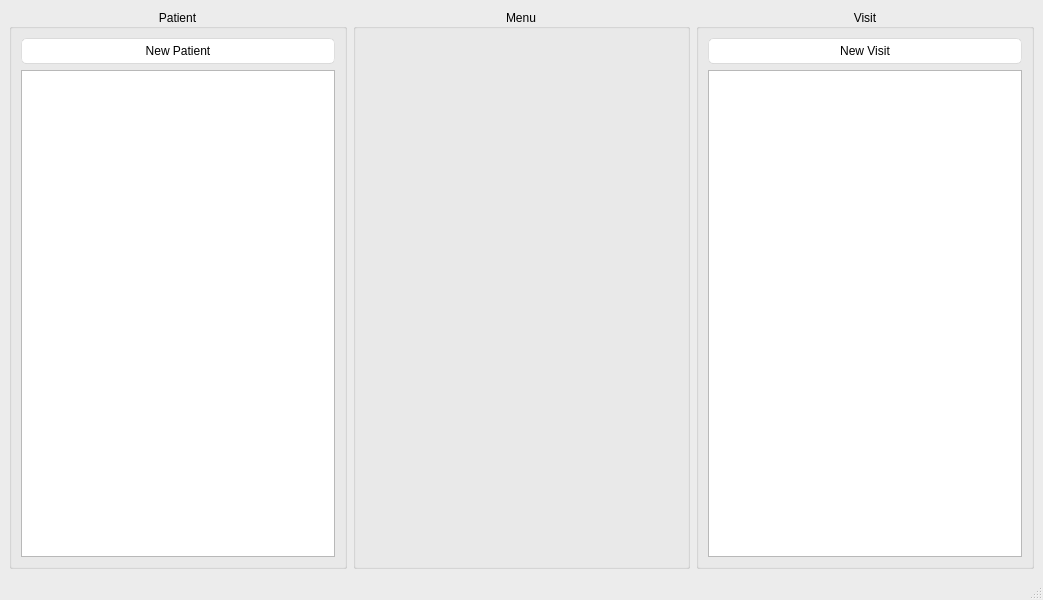
<?xml version="1.0" encoding="UTF-8"?>
<ui version="4.0">
 <class>MainWindow</class>
 <widget class="QMainWindow" name="MainWindow">
  <property name="geometry">
   <rect>
    <x>0</x>
    <y>0</y>
    <width>1043</width>
    <height>600</height>
   </rect>
  </property>
  <property name="windowTitle">
   <string>MainWindow</string>
  </property>
  <property name="styleSheet">
   <string notr="true">QMainWindow {
	background-color:#ececec;
}
QTextEdit {
	border-width: 1px;
	border-style: solid;
	border-color: qlineargradient(spread:pad, x1:0.5, y1:1, x2:0.5, y2:0, stop:0 rgba(0, 113, 255, 255), stop:1 rgba(91, 171, 252, 255));
}
QPlainTextEdit {
	border-width: 1px;
	border-style: solid;
	border-color: qlineargradient(spread:pad, x1:0.5, y1:1, x2:0.5, y2:0, stop:0 rgba(0, 113, 255, 255), stop:1 rgba(91, 171, 252, 255));
}
QToolButton {
	border-style: solid;
	border-top-color: qlineargradient(spread:pad, x1:0.5, y1:1, x2:0.5, y2:0, stop:0 rgb(215, 215, 215), stop:1 rgb(222, 222, 222));
	border-right-color: qlineargradient(spread:pad, x1:0, y1:0.5, x2:1, y2:0.5, stop:0 rgb(217, 217, 217), stop:1 rgb(227, 227, 227));
	border-left-color: qlineargradient(spread:pad, x1:0, y1:0.5, x2:1, y2:0.5, stop:0 rgb(227, 227, 227), stop:1 rgb(217, 217, 217));
	border-bottom-color: qlineargradient(spread:pad, x1:0.5, y1:1, x2:0.5, y2:0, stop:0 rgb(215, 215, 215), stop:1 rgb(222, 222, 222));
	border-width: 1px;
	border-radius: 5px;
	color: rgb(0,0,0);
	padding: 2px;
	background-color: rgb(255,255,255);
}
QToolButton:hover{
	border-style: solid;
	border-top-color: qlineargradient(spread:pad, x1:0.5, y1:1, x2:0.5, y2:0, stop:0 rgb(195, 195, 195), stop:1 rgb(222, 222, 222));
	border-right-color: qlineargradient(spread:pad, x1:0, y1:0.5, x2:1, y2:0.5, stop:0 rgb(197, 197, 197), stop:1 rgb(227, 227, 227));
	border-left-color: qlineargradient(spread:pad, x1:0, y1:0.5, x2:1, y2:0.5, stop:0 rgb(227, 227, 227), stop:1 rgb(197, 197, 197));
	border-bottom-color: qlineargradient(spread:pad, x1:0.5, y1:1, x2:0.5, y2:0, stop:0 rgb(195, 195, 195), stop:1 rgb(222, 222, 222));
	border-width: 1px;
	border-radius: 5px;
	color: rgb(0,0,0);
	padding: 2px;
	background-color: rgb(255,255,255);
}
QToolButton:pressed{
	border-style: solid;
	border-top-color: qlineargradient(spread:pad, x1:0.5, y1:1, x2:0.5, y2:0, stop:0 rgb(215, 215, 215), stop:1 rgb(222, 222, 222));
	border-right-color: qlineargradient(spread:pad, x1:0, y1:0.5, x2:1, y2:0.5, stop:0 rgb(217, 217, 217), stop:1 rgb(227, 227, 227));
	border-left-color: qlineargradient(spread:pad, x1:0, y1:0.5, x2:1, y2:0.5, stop:0 rgb(227, 227, 227), stop:1 rgb(217, 217, 217));
	border-bottom-color: qlineargradient(spread:pad, x1:0.5, y1:1, x2:0.5, y2:0, stop:0 rgb(215, 215, 215), stop:1 rgb(222, 222, 222));
	border-width: 1px;
	border-radius: 5px;
	color: rgb(0,0,0);
	padding: 2px;
	background-color: rgb(142,142,142);
}
QPushButton{
	border-style: solid;
	border-top-color: qlineargradient(spread:pad, x1:0.5, y1:1, x2:0.5, y2:0, stop:0 rgb(215, 215, 215), stop:1 rgb(222, 222, 222));
	border-right-color: qlineargradient(spread:pad, x1:0, y1:0.5, x2:1, y2:0.5, stop:0 rgb(217, 217, 217), stop:1 rgb(227, 227, 227));
	border-left-color: qlineargradient(spread:pad, x1:0, y1:0.5, x2:1, y2:0.5, stop:0 rgb(227, 227, 227), stop:1 rgb(217, 217, 217));
	border-bottom-color: qlineargradient(spread:pad, x1:0.5, y1:1, x2:0.5, y2:0, stop:0 rgb(215, 215, 215), stop:1 rgb(222, 222, 222));
	border-width: 1px;
	border-radius: 5px;
	color: rgb(0,0,0);
	padding: 5px 10px;
	background-color: rgb(255,255,255);
}
QPushButton::default{
	border-style: solid;
	border-top-color: qlineargradient(spread:pad, x1:0.5, y1:1, x2:0.5, y2:0, stop:0 rgb(215, 215, 215), stop:1 rgb(222, 222, 222));
	border-right-color: qlineargradient(spread:pad, x1:0, y1:0.5, x2:1, y2:0.5, stop:0 rgb(217, 217, 217), stop:1 rgb(227, 227, 227));
	border-left-color: qlineargradient(spread:pad, x1:0, y1:0.5, x2:1, y2:0.5, stop:0 rgb(227, 227, 227), stop:1 rgb(217, 217, 217));
	border-bottom-color: qlineargradient(spread:pad, x1:0.5, y1:1, x2:0.5, y2:0, stop:0 rgb(215, 215, 215), stop:1 rgb(222, 222, 222));
	border-width: 1px;
	border-radius: 5px;
	color: rgb(0,0,0);
	padding: 2px;
	background-color: rgb(255,255,255);
}
QPushButton:hover{
	border-style: solid;
	border-top-color: qlineargradient(spread:pad, x1:0.5, y1:1, x2:0.5, y2:0, stop:0 rgb(195, 195, 195), stop:1 rgb(222, 222, 222));
	border-right-color: qlineargradient(spread:pad, x1:0, y1:0.5, x2:1, y2:0.5, stop:0 rgb(197, 197, 197), stop:1 rgb(227, 227, 227));
	border-left-color: qlineargradient(spread:pad, x1:0, y1:0.5, x2:1, y2:0.5, stop:0 rgb(227, 227, 227), stop:1 rgb(197, 197, 197));
	border-bottom-color: qlineargradient(spread:pad, x1:0.5, y1:1, x2:0.5, y2:0, stop:0 rgb(195, 195, 195), stop:1 rgb(222, 222, 222));
	border-width: 1px;
	border-radius: 5px;
	color: rgb(0,0,0);
	padding: 2px;
	background-color: rgb(255,255,255);
}
QPushButton:pressed{
	border-style: solid;
	border-top-color: qlineargradient(spread:pad, x1:0.5, y1:1, x2:0.5, y2:0, stop:0 rgb(215, 215, 215), stop:1 rgb(222, 222, 222));
	border-right-color: qlineargradient(spread:pad, x1:0, y1:0.5, x2:1, y2:0.5, stop:0 rgb(217, 217, 217), stop:1 rgb(227, 227, 227));
	border-left-color: qlineargradient(spread:pad, x1:0, y1:0.5, x2:1, y2:0.5, stop:0 rgb(227, 227, 227), stop:1 rgb(217, 217, 217));
	border-bottom-color: qlineargradient(spread:pad, x1:0.5, y1:1, x2:0.5, y2:0, stop:0 rgb(215, 215, 215), stop:1 rgb(222, 222, 222));
	border-width: 1px;
	border-radius: 5px;
	color: rgb(0,0,0);
	padding: 2px;
	background-color: rgb(142,142,142);
}
QPushButton:disabled{
	border-style: solid;
	border-top-color: qlineargradient(spread:pad, x1:0.5, y1:1, x2:0.5, y2:0, stop:0 rgb(215, 215, 215), stop:1 rgb(222, 222, 222));
	border-right-color: qlineargradient(spread:pad, x1:0, y1:0.5, x2:1, y2:0.5, stop:0 rgb(217, 217, 217), stop:1 rgb(227, 227, 227));
	border-left-color: qlineargradient(spread:pad, x1:0, y1:0.5, x2:1, y2:0.5, stop:0 rgb(227, 227, 227), stop:1 rgb(217, 217, 217));
	border-bottom-color: qlineargradient(spread:pad, x1:0.5, y1:1, x2:0.5, y2:0, stop:0 rgb(215, 215, 215), stop:1 rgb(222, 222, 222));
	border-width: 1px;
	border-radius: 5px;
	color: #808086;
	padding: 2px;
	background-color: rgb(142,142,142);
}
QLineEdit {
	border-width: 1px; border-radius: 4px;
	border-style: solid;
	border-color: qlineargradient(spread:pad, x1:0.5, y1:1, x2:0.5, y2:0, stop:0 rgba(0, 113, 255, 255), stop:1 rgba(91, 171, 252, 255));
}
QLabel {
	color: #000000;
}
QLCDNumber {
	color: rgb(0, 113, 255, 255);
}
QProgressBar {
	text-align: center;
	color: rgb(240, 240, 240);
	border-width: 1px; 
	border-radius: 10px;
	border-color: rgb(230, 230, 230);
	border-style: solid;
	background-color:rgb(207,207,207);
}
QProgressBar::chunk {
	background-color: qlineargradient(spread:pad, x1:0.5, y1:1, x2:0.5, y2:0, stop:0 rgba(49, 147, 250, 255), stop:1 rgba(34, 142, 255, 255));
	border-radius: 10px;
}
QMenuBar {
	background-color: qlineargradient(spread:pad, x1:0.5, y1:1, x2:0.5, y2:0, stop:0 rgba(207, 209, 207, 255), stop:1 rgba(230, 229, 230, 255));
}
QMenuBar::item {
	color: #000000;
  	spacing: 3px;
  	padding: 1px 4px;
	background-color: qlineargradient(spread:pad, x1:0.5, y1:1, x2:0.5, y2:0, stop:0 rgba(207, 209, 207, 255), stop:1 rgba(230, 229, 230, 255));
}

QMenuBar::item:selected {
  	background-color: qlineargradient(spread:pad, x1:0.5, y1:1, x2:0.5, y2:0, stop:0 rgba(0, 113, 255, 255), stop:1 rgba(91, 171, 252, 255));
	color: #FFFFFF;
}
QMenu::item:selected {
	border-style: solid;
	border-top-color: transparent;
	border-right-color: transparent;
	border-left-color: qlineargradient(spread:pad, x1:0.5, y1:1, x2:0.5, y2:0, stop:0 rgba(0, 113, 255, 255), stop:1 rgba(91, 171, 252, 255));
	border-bottom-color: transparent;
	border-left-width: 2px;
	color: #000000;
	padding-left:15px;
	padding-top:4px;
	padding-bottom:4px;
	padding-right:7px;
}
QMenu::item {
	border-style: solid;
	border-top-color: transparent;
	border-right-color: transparent;
	border-left-color: transparent;
	border-bottom-color: transparent;
	border-bottom-width: 1px;
	color: #000000;
	padding-left:17px;
	padding-top:4px;
	padding-bottom:4px;
	padding-right:7px;
}
QTabWidget {
	color:rgb(0,0,0);
	background-color:#000000;
}
QTabWidget::pane {
		border-color: rgb(223,223,223);
		background-color:rgb(226,226,226);
		border-style: solid;
		border-width: 2px;
    	border-radius: 6px;
}
QTabBar::tab:first {
	border-style: solid;
	border-left-width:1px;
	border-right-width:0px;
	border-top-width:1px;
	border-bottom-width:1px;
	border-top-color: rgb(209,209,209);
	border-left-color: qlineargradient(spread:pad, x1:0.5, y1:1, x2:0.5, y2:0, stop:0 rgba(209, 209, 209, 209), stop:1 rgba(229, 229, 229, 229));
	border-bottom-color: rgb(229,229,229);
	border-top-left-radius: 4px;
	border-bottom-left-radius: 4px;
	color: #000000;
	padding: 3px;
	margin-left:0px;
	background-color: qlineargradient(spread:pad, x1:0.5, y1:1, x2:0.5, y2:0, stop:0 rgba(247, 247, 247, 255), stop:1 rgba(255, 255, 255, 255));
}
QTabBar::tab:last {
	border-style: solid;
	border-width:1px;
	border-top-color: rgb(209,209,209);
	border-left-color: qlineargradient(spread:pad, x1:0.5, y1:1, x2:0.5, y2:0, stop:0 rgba(209, 209, 209, 209), stop:1 rgba(229, 229, 229, 229));
	border-right-color: qlineargradient(spread:pad, x1:0.5, y1:1, x2:0.5, y2:0, stop:0 rgba(209, 209, 209, 209), stop:1 rgba(229, 229, 229, 229));
	border-bottom-color: rgb(229,229,229);
	border-top-right-radius: 4px;
	border-bottom-right-radius: 4px;
	color: #000000;
	padding: 3px;
	margin-left:0px;
	background-color: qlineargradient(spread:pad, x1:0.5, y1:1, x2:0.5, y2:0, stop:0 rgba(247, 247, 247, 255), stop:1 rgba(255, 255, 255, 255));
}
QTabBar::tab {
	border-style: solid;
	border-top-width:1px;
	border-bottom-width:1px;
	border-left-width:1px;
	border-top-color: rgb(209,209,209);
	border-left-color: qlineargradient(spread:pad, x1:0.5, y1:1, x2:0.5, y2:0, stop:0 rgba(209, 209, 209, 209), stop:1 rgba(229, 229, 229, 229));
	border-bottom-color: rgb(229,229,229);
	color: #000000;
	padding: 3px;
	margin-left:0px;
	background-color: qlineargradient(spread:pad, x1:0.5, y1:1, x2:0.5, y2:0, stop:0 rgba(247, 247, 247, 255), stop:1 rgba(255, 255, 255, 255));
}
QTabBar::tab:selected, QTabBar::tab:last:selected, QTabBar::tab:hover {
  	border-style: solid;
  	border-left-width:1px;
	border-right-color: transparent;
	border-top-color: rgb(209,209,209);
	border-left-color: qlineargradient(spread:pad, x1:0.5, y1:1, x2:0.5, y2:0, stop:0 rgba(209, 209, 209, 209), stop:1 rgba(229, 229, 229, 229));
	border-bottom-color: rgb(229,229,229);
	color: #FFFFFF;
	padding: 3px;
	margin-left:0px;
	background-color: qlineargradient(spread:pad, x1:0.5, y1:1, x2:0.5, y2:0, stop:0 rgba(0, 113, 255, 255), stop:1 rgba(91, 171, 252, 255));
}

QTabBar::tab:selected, QTabBar::tab:first:selected, QTabBar::tab:hover {
  	border-style: solid;
  	border-left-width:1px;
  	border-bottom-width:1px;
  	border-top-width:1px;
	border-right-color: transparent;
	border-top-color: rgb(209,209,209);
	border-left-color: qlineargradient(spread:pad, x1:0.5, y1:1, x2:0.5, y2:0, stop:0 rgba(209, 209, 209, 209), stop:1 rgba(229, 229, 229, 229));
	border-bottom-color: rgb(229,229,229);
	color: #FFFFFF;
	padding: 3px;
	margin-left:0px;
	background-color: qlineargradient(spread:pad, x1:0.5, y1:1, x2:0.5, y2:0, stop:0 rgba(0, 113, 255, 255), stop:1 rgba(91, 171, 252, 255));
}

QCheckBox {
	color: #000000;
	padding: 2px;
}
QCheckBox:disabled {
	color: #808086;
	padding: 2px;
}

QCheckBox:hover {
	border-radius:4px;
	border-style:solid;
	padding-left: 1px;
	padding-right: 1px;
	padding-bottom: 1px;
	padding-top: 1px;
	border-width:1px;
	border-color: transparent;
}
QCheckBox::indicator:checked {

	height: 10px;
	width: 10px;
	border-style:solid;
	border-width: 1px;
	border-color: qlineargradient(spread:pad, x1:0.5, y1:1, x2:0.5, y2:0, stop:0 rgba(0, 113, 255, 255), stop:1 rgba(91, 171, 252, 255));
	color: #000000;
	background-color: qlineargradient(spread:pad, x1:0.5, y1:1, x2:0.5, y2:0, stop:0 rgba(0, 113, 255, 255), stop:1 rgba(91, 171, 252, 255));
}
QCheckBox::indicator:unchecked {

	height: 10px;
	width: 10px;
	border-style:solid;
	border-width: 1px;
	border-color: qlineargradient(spread:pad, x1:0.5, y1:1, x2:0.5, y2:0, stop:0 rgba(0, 113, 255, 255), stop:1 rgba(91, 171, 252, 255));
	color: #000000;
}
QRadioButton {
	color: 000000;
	padding: 1px;
}
QRadioButton::indicator:checked {
	height: 10px;
	width: 10px;
	border-style:solid;
	border-radius:5px;
	border-width: 1px;
	border-color: qlineargradient(spread:pad, x1:0.5, y1:1, x2:0.5, y2:0, stop:0 rgba(0, 113, 255, 255), stop:1 rgba(91, 171, 252, 255));
	color: #a9b7c6;
	background-color: qlineargradient(spread:pad, x1:0.5, y1:1, x2:0.5, y2:0, stop:0 rgba(0, 113, 255, 255), stop:1 rgba(91, 171, 252, 255));
}
QRadioButton::indicator:!checked {
	height: 10px;
	width: 10px;
	border-style:solid;
	border-radius:5px;
	border-width: 1px;
	border-color: qlineargradient(spread:pad, x1:0.5, y1:1, x2:0.5, y2:0, stop:0 rgba(0, 113, 255, 255), stop:1 rgba(91, 171, 252, 255));
	color: #a9b7c6;
	background-color: transparent;
}
QStatusBar {
	color:#027f7f;
}
QSpinBox {
	border-style: solid;
	border-width: 1px;
	border-color: qlineargradient(spread:pad, x1:0.5, y1:1, x2:0.5, y2:0, stop:0 rgba(0, 113, 255, 255), stop:1 rgba(91, 171, 252, 255));
}
QDoubleSpinBox {
	border-style: solid;
	border-width: 1px;
	border-color: qlineargradient(spread:pad, x1:0.5, y1:1, x2:0.5, y2:0, stop:0 rgba(0, 113, 255, 255), stop:1 rgba(91, 171, 252, 255));
}
QTimeEdit {
	border-style: solid;
	border-width: 1px;
	border-color: qlineargradient(spread:pad, x1:0.5, y1:1, x2:0.5, y2:0, stop:0 rgba(0, 113, 255, 255), stop:1 rgba(91, 171, 252, 255));
}
QDateTimeEdit {
	border-style: solid;
	border-width: 1px;
	border-color: qlineargradient(spread:pad, x1:0.5, y1:1, x2:0.5, y2:0, stop:0 rgba(0, 113, 255, 255), stop:1 rgba(91, 171, 252, 255));
}
QDateEdit {
	border-style: solid;
	border-width: 1px;
	border-color: qlineargradient(spread:pad, x1:0.5, y1:1, x2:0.5, y2:0, stop:0 rgba(0, 113, 255, 255), stop:1 rgba(91, 171, 252, 255));
}

QToolBox {
	color: #a9b7c6;
	background-color:#000000;
}
QToolBox::tab {
	color: #a9b7c6;
	background-color:#000000;
}
QToolBox::tab:selected {
	color: #FFFFFF;
	background-color:#000000;
}
QScrollArea {
	color: #FFFFFF;
	background-color:#000000;
}
QSlider::groove:horizontal {
	height: 5px;
	background-color: qlineargradient(spread:pad, x1:0.5, y1:1, x2:0.5, y2:0, stop:0 rgba(49, 147, 250, 255), stop:1 rgba(34, 142, 255, 255));
}
QSlider::groove:vertical {
	width: 5px;
	background-color: qlineargradient(spread:pad, x1:0.5, y1:1, x2:0.5, y2:0, stop:0 rgba(49, 147, 250, 255), stop:1 rgba(34, 142, 255, 255));
}
QSlider::handle:horizontal {
	background: rgb(253,253,253);
	border-style: solid;
	border-width: 1px;
	border-color: rgb(207,207,207);
	width: 12px;
	margin: -5px 0;
	border-radius: 7px;
}
QSlider::handle:vertical {
	background: rgb(253,253,253);
	border-style: solid;
	border-width: 1px;
	border-color: rgb(207,207,207);
	height: 12px;
	margin: 0 -5px;
	border-radius: 7px;
}
QSlider::add-page:horizontal {
    background: rgb(181,181,181);
}
QSlider::add-page:vertical {
    background: rgb(181,181,181);
}
QSlider::sub-page:horizontal {
    background-color: qlineargradient(spread:pad, x1:0.5, y1:1, x2:0.5, y2:0, stop:0 rgba(49, 147, 250, 255), stop:1 rgba(34, 142, 255, 255));
}
QSlider::sub-page:vertical {
    background-color: qlineargradient(spread:pad, y1:0.5, x1:1, y2:0.5, x2:0, stop:0 rgba(49, 147, 250, 255), stop:1 rgba(34, 142, 255, 255));
}
QScrollBar:horizontal {
	max-height: 20px;
	border: 1px transparent grey;
	margin: 0px 20px 0px 20px;
}
QScrollBar:vertical {
	max-width: 20px;
	border: 1px transparent grey;
	margin: 20px 0px 20px 0px;
}
QScrollBar::handle:horizontal {
	background: rgb(253,253,253);
	border-style: solid;
	border-width: 1px;
	border-color: rgb(207,207,207);
	border-radius: 7px;
	min-width: 25px;
}
QScrollBar::handle:horizontal:hover {
	background: rgb(253,253,253);
	border-style: solid;
	border-width: 1px;
	border-color: rgb(147, 200, 200);
	border-radius: 7px;
	min-width: 25px;
}
QScrollBar::handle:vertical {
	background: rgb(253,253,253);
	border-style: solid;
	border-width: 1px;
	border-color: rgb(207,207,207);
	border-radius: 7px;
	min-height: 25px;
}
QScrollBar::handle:vertical:hover {
	background: rgb(253,253,253);
	border-style: solid;
	border-width: 1px;
	border-color: rgb(147, 200, 200);
	border-radius: 7px;
	min-height: 25px;
}
QScrollBar::add-line:horizontal {
   border: 2px transparent grey;
   border-top-right-radius: 7px;
   border-bottom-right-radius: 7px;
   background: rgba(34, 142, 255, 255);
   width: 20px;
   subcontrol-position: right;
   subcontrol-origin: margin;
}
QScrollBar::add-line:horizontal:pressed {
   border: 2px transparent grey;
   border-top-right-radius: 7px;
   border-bottom-right-radius: 7px;
   background: rgb(181,181,181);
   width: 20px;
   subcontrol-position: right;
   subcontrol-origin: margin;
}
QScrollBar::add-line:vertical {
   border: 2px transparent grey;
   border-bottom-left-radius: 7px;
   border-bottom-right-radius: 7px;
   background: rgba(34, 142, 255, 255);
   height: 20px;
   subcontrol-position: bottom;
   subcontrol-origin: margin;
}
QScrollBar::add-line:vertical:pressed {
   border: 2px transparent grey;
   border-bottom-left-radius: 7px;
   border-bottom-right-radius: 7px;
   background: rgb(181,181,181);
   height: 20px;
   subcontrol-position: bottom;
   subcontrol-origin: margin;
}
QScrollBar::sub-line:horizontal {
   border: 2px transparent grey;
   border-top-left-radius: 7px;
   border-bottom-left-radius: 7px;
   background: rgba(34, 142, 255, 255);
   width: 20px;
   subcontrol-position: left;
   subcontrol-origin: margin;
}
QScrollBar::sub-line:horizontal:pressed {
   border: 2px transparent grey;
   border-top-left-radius: 7px;
   border-bottom-left-radius: 7px;
   background: rgb(181,181,181);
   width: 20px;
   subcontrol-position: left;
   subcontrol-origin: margin;
}
QScrollBar::sub-line:vertical {
   border: 2px transparent grey;
   border-top-left-radius: 7px;
   border-top-right-radius: 7px;
   background: rgba(34, 142, 255, 255);
   height: 20px;
   subcontrol-position: top;
   subcontrol-origin: margin;
}
QScrollBar::sub-line:vertical:pressed {
   border: 2px transparent grey;
   border-top-left-radius: 7px;
   border-top-right-radius: 7px;
   background: rgb(181,181,181);
   height: 20px;
   subcontrol-position: top;
   subcontrol-origin: margin;
}
QScrollBar::left-arrow:horizontal {
   border: 1px transparent grey;
   border-top-left-radius: 3px;
   border-bottom-left-radius: 3px;
   width: 6px;
   height: 6px;
   background: white;
}
QScrollBar::right-arrow:horizontal {
   border: 1px transparent grey;
   border-top-right-radius: 3px;
   border-bottom-right-radius: 3px;
   width: 6px;
   height: 6px;
   background: white;
}
QScrollBar::up-arrow:vertical {
   border: 1px transparent grey;
   border-top-left-radius: 3px;
   border-top-right-radius: 3px;
   width: 6px;
   height: 6px;
   background: white;
}
QScrollBar::down-arrow:vertical {
   border: 1px transparent grey;
   border-bottom-left-radius: 3px;
   border-bottom-right-radius: 3px;
   width: 6px;
   height: 6px;
   background: white;
}
QScrollBar::add-page:horizontal, QScrollBar::sub-page:horizontal {
   background: none;
}
QScrollBar::add-page:vertical, QScrollBar::sub-page:vertical {
   background: none;
}</string>
  </property>
  <widget class="QWidget" name="centralwidget">
   <property name="styleSheet">
    <string notr="true"/>
   </property>
   <layout class="QGridLayout" name="gridLayout">
    <item row="0" column="0">
     <layout class="QHBoxLayout" name="generalLayout" stretch="1,1,1">
      <item>
       <widget class="QGroupBox" name="left">
        <property name="title">
         <string>Patient</string>
        </property>
        <property name="alignment">
         <set>Qt::AlignCenter</set>
        </property>
        <layout class="QVBoxLayout" name="verticalLayout">
         <item>
          <widget class="QPushButton" name="newPatientButton">
           <property name="text">
            <string>New Patient</string>
           </property>
          </widget>
         </item>
         <item>
          <widget class="QListWidget" name="patientList"/>
         </item>
        </layout>
       </widget>
      </item>
      <item>
       <widget class="QGroupBox" name="editMenu">
        <property name="title">
         <string>Menu</string>
        </property>
        <property name="alignment">
         <set>Qt::AlignCenter</set>
        </property>
        <layout class="QVBoxLayout" name="editMenuLayout"/>
       </widget>
      </item>
      <item>
       <widget class="QGroupBox" name="right">
        <property name="title">
         <string>Visit</string>
        </property>
        <property name="alignment">
         <set>Qt::AlignCenter</set>
        </property>
        <layout class="QVBoxLayout" name="verticalLayout_2">
         <item>
          <widget class="QPushButton" name="newVisitButton">
           <property name="text">
            <string>New Visit</string>
           </property>
          </widget>
         </item>
         <item>
          <widget class="QListWidget" name="visitList"/>
         </item>
        </layout>
       </widget>
      </item>
     </layout>
    </item>
   </layout>
  </widget>
  <widget class="QMenuBar" name="menubar">
   <property name="geometry">
    <rect>
     <x>0</x>
     <y>0</y>
     <width>1043</width>
     <height>22</height>
    </rect>
   </property>
  </widget>
  <widget class="QStatusBar" name="statusbar"/>
 </widget>
 <resources/>
 <connections/>
</ui>
